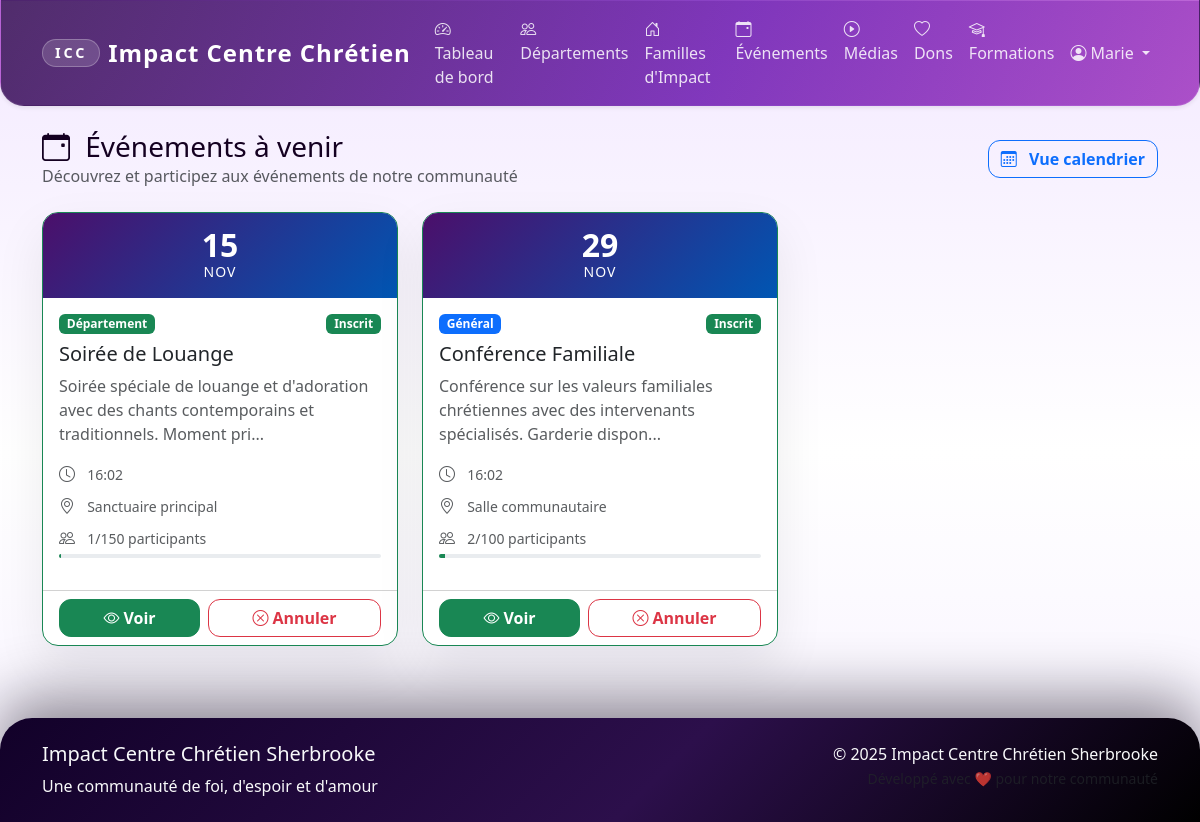
Screenshot of /events/ (signed in) with the database file from the repository.
### app/models/user.py (models this page shows, shortened)
class User(UserMixin, db.Model):
    __tablename__ = 'users'
    id = db.Column(db.Integer, primary_key=True)
    email = db.Column(db.String(120), unique=True, nullable=False, index=True)
    password_hash = db.Column(db.String(255), nullable=False)
    first_name = db.Column(db.String(50), nullable=False)
    last_name = db.Column(db.String(50), nullable=False)
    phone = db.Column(db.String(20))
    address = db.Column(db.Text)
    birth_date = db.Column(db.Date)
    gender = db.Column(db.String(10))  # 'M', 'F', 'Autre'
    marital_status = db.Column(db.String(20))  # 'Célibataire', 'Marié(e)', 'Divorcé(e)', 'Veuf/Veuve'
    membership_status = db.Column(db.String(20), default='Nouveau')  # 'Nouveau', 'En formation', 'Baptisé', 'Membre officiel'
    church_role = db.Column(db.String(100))  # 'Choriste', 'Intercesseur', etc.
    role = db.Column(db.String(20), default='Membre')  # 'Admin', 'Responsable Département', 'Responsable Famille', 'Membre'
    is_active = db.Column(db.Boolean, default=True)
    created_at = db.Column(db.DateTime, default=datetime.utcnow)
    updated_at = db.Column(db.DateTime, default=datetime.utcnow, onupdate=datetime.utcnow)
    department_memberships = db.relationship('DepartmentMember', back_populates='user', cascade='all, delete-orphan')
    family_memberships = db.relationship('FamilyMember', back_populates='user', cascade='all, delete-orphan')
    event_participations = db.relationship('EventParticipant', back_populates='user', cascade='all, delete-orphan')
    donations = db.relationship('Donation', back_populates='user', cascade='all, delete-orphan')
    def is_admin(self):
        return self.role == 'Admin'

### app/models/event.py (models this page shows, shortened)
class Event(db.Model):
    __tablename__ = 'events'
    id = db.Column(db.Integer, primary_key=True)
    title = db.Column(db.String(200), nullable=False)
    description = db.Column(db.Text)
    start_date = db.Column(db.DateTime, nullable=False)
    end_date = db.Column(db.DateTime)
    location = db.Column(db.String(200))
    address = db.Column(db.Text)
    event_type = db.Column(db.String(50), default='General')  # 'General', 'Department', 'Family'
    target_department_id = db.Column(db.Integer, db.ForeignKey('departments.id'))
    target_family_id = db.Column(db.Integer, db.ForeignKey('families_impact.id'))
    max_participants = db.Column(db.Integer)
    registration_required = db.Column(db.Boolean, default=False)
    registration_deadline = db.Column(db.DateTime)
    organizer_id = db.Column(db.Integer, db.ForeignKey('users.id'))
    is_active = db.Column(db.Boolean, default=True)
    is_cancelled = db.Column(db.Boolean, default=False)
    created_at = db.Column(db.DateTime, default=datetime.utcnow)
    updated_at = db.Column(db.DateTime, default=datetime.utcnow, onupdate=datetime.utcnow)
    organizer = db.relationship('User', backref='organized_events')
    target_department = db.relationship('Department', backref='events')
    target_family = db.relationship('FamilyImpact', backref='events')
    participants = db.relationship('EventParticipant', back_populates='event', cascade='all, delete-orphan')
    @property
    def current_participants_count(self):
        return len([p for p in self.participants if p.status == 'Confirmed'])

class EventParticipant(db.Model):
    __tablename__ = 'event_participants'
    id = db.Column(db.Integer, primary_key=True)
    user_id = db.Column(db.Integer, db.ForeignKey('users.id'), nullable=False)
    event_id = db.Column(db.Integer, db.ForeignKey('events.id'), nullable=False)
    registered_at = db.Column(db.DateTime, default=datetime.utcnow)
    status = db.Column(db.String(20), default='Confirmed')  # 'Confirmed', 'Cancelled', 'Waiting'
    user = db.relationship('User', back_populates='event_participations')
    event = db.relationship('Event', back_populates='participants')
    __table_args__ = (db.UniqueConstraint('user_id', 'event_id', name='unique_user_event'),)

### app/routes/events.py (the view)
@events_bp.route('/')
@login_required
def list():
    upcoming_events = Event.query.filter(
        Event.start_date >= datetime.utcnow(),
        Event.is_active == True,
        Event.is_cancelled == False
    ).order_by(Event.start_date).all()
    visible_events = []
    user_department_ids = [dm.department_id for dm in current_user.department_memberships if dm.is_active]
    user_family = db.session.query(FamilyMember).filter_by(
        user_id=current_user.id,
        is_active=True
    ).first()
    user_family_id = user_family.family_id if user_family else None
    for event in upcoming_events:
        if (event.event_type == 'General' or
            (event.event_type == 'Department' and event.target_department_id in user_department_ids) or
            (event.event_type == 'Family' and event.target_family_id == user_family_id)):
            visible_events.append(event)
    user_event_ids = [ep.event_id for ep in current_user.event_participations
                     if ep.status == 'Confirmed']
    return render_template('events/list.html',
                         events=visible_events,
                         user_event_ids=user_event_ids)

### app/templates/events/list.html (shortened to what this page needs)
{% extends "base.html" %}
{% block content %}
<div class="container">
    <div class="row mb-4">
        <div class="col-12">
            <div class="d-flex justify-content-between align-items-center">
                <div>
                    <h1 class="h3 mb-0">
                        <i class="bi bi-calendar-event me-2"></i>
                        Événements à venir
                    </h1>
                    <p class="text-muted mb-0">Découvrez et participez aux événements de notre communauté</p>
                </div>
                <a href="{{ url_for('events.calendar') }}" class="btn btn-outline-primary">
                    <i class="bi bi-calendar3 me-2"></i>
                    Vue calendrier
                </a>
            </div>
        </div>
    </div>
    <div class="row g-4">
        {% for event in events %}
        <div class="col-md-6 col-lg-4">
            <div class="card event-card h-100 {% if event.id in user_event_ids %}border-success{% endif %}">
                <div class="event-date">
                    <div class="day">{{ event.start_date.strftime('%d') }}</div>
                    <div class="month">{{ event.start_date.strftime('%b').upper() }}</div>
                </div>
                <div class="card-body">
                    <div class="d-flex justify-content-between align-items-start mb-2">
                        <span class="badge bg-{{ 'primary' if event.event_type == 'General' else 'success' if event.event_type == 'Department' else 'warning' }}">
                            {% if event.event_type == 'General' %}Général
                            {% elif event.event_type == 'Department' %}Département
                            {% else %}Famille{% endif %}
                        </span>
                        {% if event.id in user_event_ids %}
                        <span class="badge bg-success">Inscrit</span>
                        {% endif %}
                    </div>
                    <h5 class="card-title">{{ event.title }}</h5>
                    <p class="card-text text-muted">{{ event.description[:100] }}{% if event.description|length > 100 %}...{% endif %}</p>
                    <div class="mb-2">
                        <i class="bi bi-clock me-2 text-muted"></i>
                        <small class="text-muted">{{ event.start_date.strftime('%H:%M') }}</small>
                    </div>
                    {% if event.location %}
                    <div class="mb-2">
                        <i class="bi bi-geo-alt me-2 text-muted"></i>
                        <small class="text-muted">{{ event.location }}</small>
                    </div>
                    {% endif %}
                    {% if event.max_participants %}
                    <div class="mb-3">
                        <i class="bi bi-people me-2 text-muted"></i>
                        <small class="text-muted">{{ event.current_participants_count }}/{{ event.max_participants }} participants</small>
                        <div class="progress mt-1" style="height: 4px;">
                            <div class="progress-bar bg-success"
                                 style="width: {{ (event.current_participants_count / event.max_participants * 100) if event.max_participants > 0 else 0 }}%">
                            </div>
                        </div>
                    </div>
                    {% endif %}
                </div>
                <div class="card-footer bg-transparent">
                    {% if event.id in user_event_ids %}
                    <div class="d-flex gap-2">
                        <a href="{{ url_for('events.detail', event_id=event.id) }}"
                           class="btn btn-success flex-fill">
                            <i class="bi bi-eye me-1"></i>Voir
                        </a>
                        <form method="POST" action="{{ url_for('events.unregister', event_id=event.id) }}"
                              class="flex-fill" onsubmit="return confirm('Êtes-vous sûr de vouloir annuler votre inscription ?')">
                            <button type="submit" class="btn btn-outline-danger w-100">
                                <i class="bi bi-x-circle me-1"></i>Annuler
                            </button>
                        </form>
                    </div>
                    {% endif %}
                </div>
            </div>
        </div>
        {% endfor %}
    </div>
</div>
{% endblock %}

### app/templates/base.html (shortened to what this page needs)
<!DOCTYPE html>
<html lang="fr">
<head>
    <link href="https://cdn.jsdelivr.net/npm/bootstrap@5.3.2/dist/css/bootstrap.min.css" rel="stylesheet">
    <link href="https://cdn.jsdelivr.net/npm/bootstrap-icons@1.11.1/font/bootstrap-icons.css" rel="stylesheet">
    <link href="{{ url_for('static', filename='css/style.css') }}" rel="stylesheet">
</head>
<body>
    <nav class="navbar navbar-expand-lg navbar-dark icc-navbar shadow-sm">
        <div class="container">
            <a class="navbar-brand fw-bold d-flex align-items-center" href="{{ url_for('main.index') }}">
                <span class="brand-mark me-2">ICC</span>
                Impact Centre Chrétien
            </a>
            <div class="collapse navbar-collapse" id="navbarNav">
                <ul class="navbar-nav me-auto">
                    {% if current_user.is_authenticated %}
                        <li class="nav-item">
                            <a class="nav-link" href="{{ url_for('main.dashboard') }}">
                                <i class="bi bi-speedometer2 me-1"></i>Tableau de bord
                            </a>
                        </li>
                        <li class="nav-item">
                            <a class="nav-link" href="{{ url_for('departments.list') }}">
                                <i class="bi bi-people me-1"></i>Départements
                            </a>
                        </li>
                        <li class="nav-item">
                            <a class="nav-link" href="{{ url_for('families.list') }}">
                                <i class="bi bi-house-door me-1"></i>Familles d'Impact
                            </a>
                        </li>
                        <li class="nav-item">
                            <a class="nav-link" href="{{ url_for('events.list') }}">
                                <i class="bi bi-calendar-event me-1"></i>Événements
                            </a>
                        </li>
                        <li class="nav-item">
                            <a class="nav-link" href="{{ url_for('media.list') }}">
                                <i class="bi bi-play-circle me-1"></i>Médias
                            </a>
                        </li>
                        <li class="nav-item">
                            <a class="nav-link" href="{{ url_for('donations.donate') }}">
                                <i class="bi bi-heart me-1"></i>Dons
                            </a>
                        </li>
                        <li class="nav-item">
                            <a class="nav-link" href="{{ url_for('main.formations') }}">
                                <i class="bi bi-mortarboard me-1"></i>Formations
                            </a>
                        </li>
                    {% endif %}
                </ul>
                <ul class="navbar-nav">
                    {% if current_user.is_authenticated %}
                        <li class="nav-item dropdown">
                            <a class="nav-link dropdown-toggle" href="#" role="button" data-bs-toggle="dropdown">
                                <i class="bi bi-person-circle me-1"></i>{{ current_user.first_name }}
                            </a>
                        </li>
                    {% endif %}
                </ul>
            </div>
        </div>
    </nav>
    <main class="container-fluid py-4">
        {% block content %}{% endblock %}
    </main>
    <footer class="icc-footer text-light py-4 mt-5">
        <div class="container">
            <div class="row">
                <div class="col-md-6">
                    <h5>Impact Centre Chrétien Sherbrooke</h5>
                    <p class="mb-0">Une communauté de foi, d'espoir et d'amour</p>
                </div>
                <div class="col-md-6 text-md-end">
                    <p class="mb-0">&copy; {{ current_year() }} Impact Centre Chrétien Sherbrooke</p>
                    <small class="text-muted">Développé avec ❤️ pour notre communauté</small>
                </div>
            </div>
        </div>
    </footer>
</body>
</html>

### app/static/css/style.css (style rules this page uses)
:root { --primary-color: #4b0f6a; --secondary-color: #7c2cbd; --success-color: #00c2c7; --warning-color: #ffc857; --danger-color: #ff5f7e; --info-color: #8ad8ff; --light-color: #f7efff; --dark-color: #140021; --brand-gradient: linear-gradient(120deg, #320852, #7c2cbd 60%, #b454d2); --brand-gold: #ffc857; --brand-teal: #00c2c7; --brand-berry: #ff5f7e; --brand-midnight: #080010; --brand-soft: #f3e9ff; --glass-border: rgba(255, 255, 255, 0.35); --surface-shadow: 0 25px 60px rgba(26, 9, 45, 0.15); --bs-primary: var(--primary-color); --bs-secondary: var(--secondary-color); --bs-success: var(--success-color); --bs-info: var(--info-color); --bs-warning: var(--warning-color); --bs-danger: var(--danger-color); --bs-light: var(--light-color); --bs-dark: var(--dark-color); }
body { font-family: 'Segoe UI', Tahoma, Geneva, Verdana, sans-serif; background: linear-gradient(180deg, var(--brand-soft) 0%, #ffffff 55%, #f7f2ff 100%); color: var(--dark-color); min-height: 100vh; }
.icc-navbar { background: radial-gradient(circle at top left, rgba(255, 255, 255, 0.15), rgba(9, 2, 25, 0.05)) no-repeat, var(--brand-gradient); border: 1px solid rgba(255, 255, 255, 0.1); border-radius: 0 0 1.5rem 1.5rem; backdrop-filter: blur(6px); }
.icc-navbar .nav-link { font-weight: 500; color: rgba(255, 255, 255, 0.85); transition: color 0.2s ease; }
.navbar-brand { font-size: 1.5rem; letter-spacing: 0.04em; }
.brand-mark { display: inline-flex; align-items: center; justify-content: center; padding: 0.15rem 0.75rem; border-radius: 999px; background: rgba(255, 255, 255, 0.15); border: 1px solid rgba(255, 255, 255, 0.25); font-size: 0.9rem; letter-spacing: 0.2em; }
.btn { border-radius: 0.75rem; font-weight: 600; }
.card { border: 1px solid rgba(20, 0, 33, 0.06); border-radius: 1.25rem; box-shadow: 0 20px 50px rgba(15, 6, 26, 0.08); transition: transform 0.2s ease, box-shadow 0.2s ease; background-color: #fff; }
.icc-footer { background: linear-gradient(135deg, #120129, #2c0f4b 55%, #000); border-radius: 2rem 2rem 0 0; box-shadow: 0 -20px 60px rgba(8, 0, 16, 0.45); }
.event-card { border-radius: 1rem; overflow: hidden; }
.event-date { background: linear-gradient(135deg, var(--primary-color), #0056b3); color: white; text-align: center; padding: 1rem; }
.event-date .day { font-size: 2rem; font-weight: 700; line-height: 1; }
.event-date .month { font-size: 0.875rem; text-transform: uppercase; letter-spacing: 1px; }

### rows the page displays
User: first_name "Marie"
Event: start_date "15", start_date "NOV", event_type "Département", shows "Inscrit", title "Soirée de Louange", description "Soirée spéciale de louange et d'adoration avec des chants contemporains et traditionnels. Moment pri", start_date "16:02", location "Sanctuaire principal", current_participants_count "1", max_participants "150"
Event: start_date "29", start_date "NOV", event_type "Général", shows "Inscrit", title "Conférence Familiale", description "Conférence sur les valeurs familiales chrétiennes avec des intervenants spécialisés. Garderie dispon", start_date "16:02", location "Salle communautaire", current_participants_count "2", max_participants "100"

### other values shown
{{ current_year() }} "2025"
